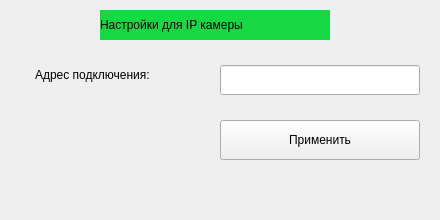
<?xml version="1.0" encoding="UTF-8"?>
<ui version="4.0">
 <class>IPcam</class>
 <widget class="QWidget" name="IPcam">
  <property name="geometry">
   <rect>
    <x>0</x>
    <y>0</y>
    <width>440</width>
    <height>220</height>
   </rect>
  </property>
  <property name="windowTitle">
   <string>Form</string>
  </property>
  <widget class="QLabel" name="label">
   <property name="geometry">
    <rect>
     <x>100</x>
     <y>10</y>
     <width>230</width>
     <height>30</height>
    </rect>
   </property>
   <property name="styleSheet">
    <string notr="true">
font: 75 11pt &quot;MS Shell Dlg 2&quot;;
color: rgb(0, 0, 0);
background-color: rgb(22, 216, 67);</string>
   </property>
   <property name="text">
    <string>Настройки для IP камеры</string>
   </property>
  </widget>
  <widget class="QLabel" name="label_2">
   <property name="geometry">
    <rect>
     <x>35</x>
     <y>65</y>
     <width>170</width>
     <height>20</height>
    </rect>
   </property>
   <property name="styleSheet">
    <string notr="true">font: 75 10pt &quot;MS Shell Dlg 2&quot;;
color: rgb(0, 0, 0);
</string>
   </property>
   <property name="text">
    <string>Адрес подключения:</string>
   </property>
  </widget>
  <widget class="QLineEdit" name="lineEdit">
   <property name="geometry">
    <rect>
     <x>220</x>
     <y>65</y>
     <width>200</width>
     <height>30</height>
    </rect>
   </property>
  </widget>
  <widget class="QPushButton" name="pushButton">
   <property name="geometry">
    <rect>
     <x>220</x>
     <y>120</y>
     <width>200</width>
     <height>40</height>
    </rect>
   </property>
   <property name="styleSheet">
    <string notr="true">font: 10pt &quot;MS Shell Dlg 2&quot;;</string>
   </property>
   <property name="text">
    <string>Применить</string>
   </property>
  </widget>
 </widget>
 <resources/>
 <connections/>
</ui>
